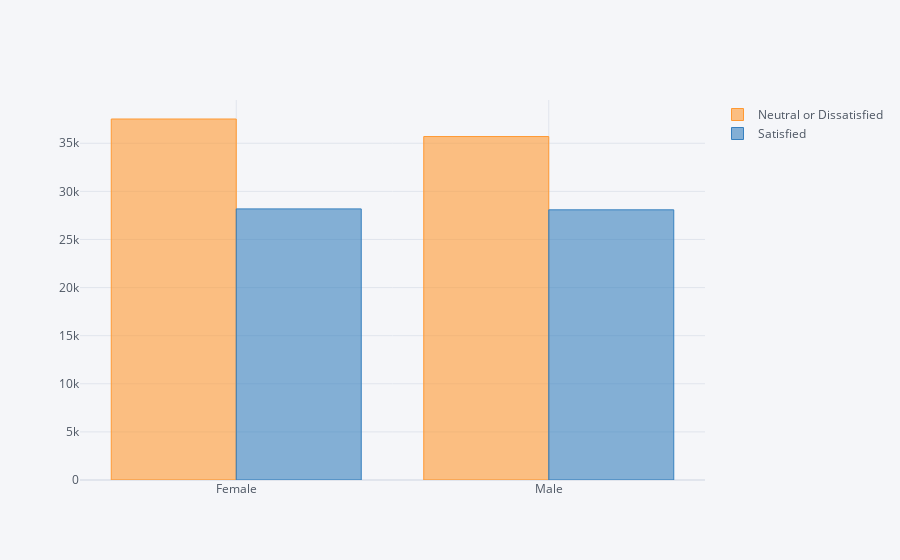
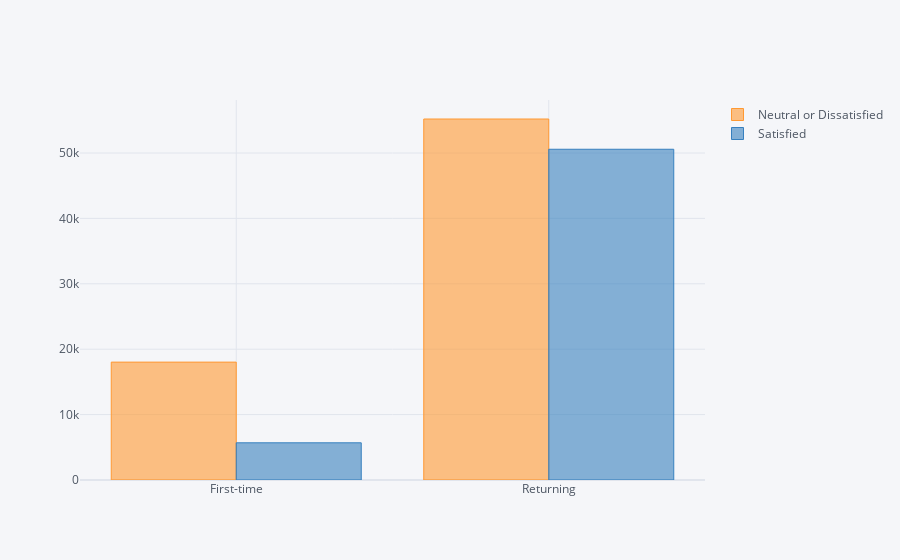
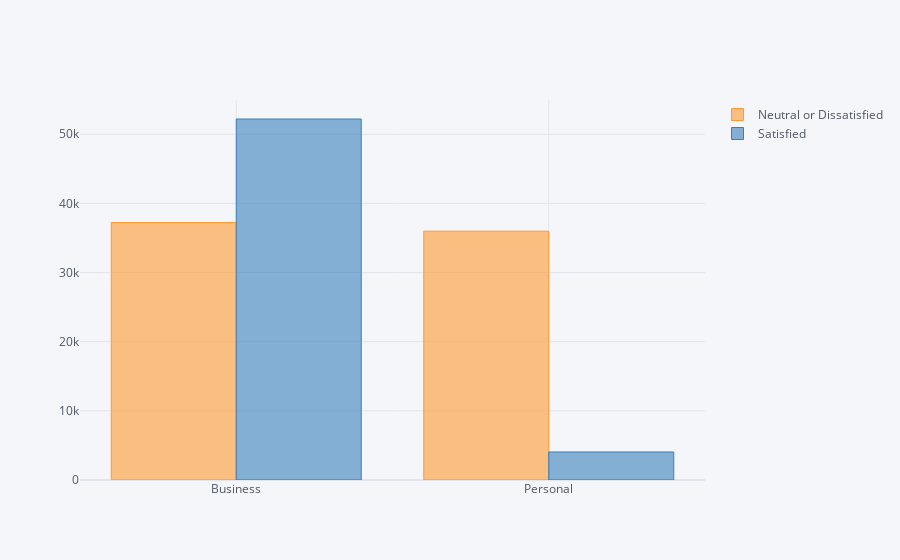
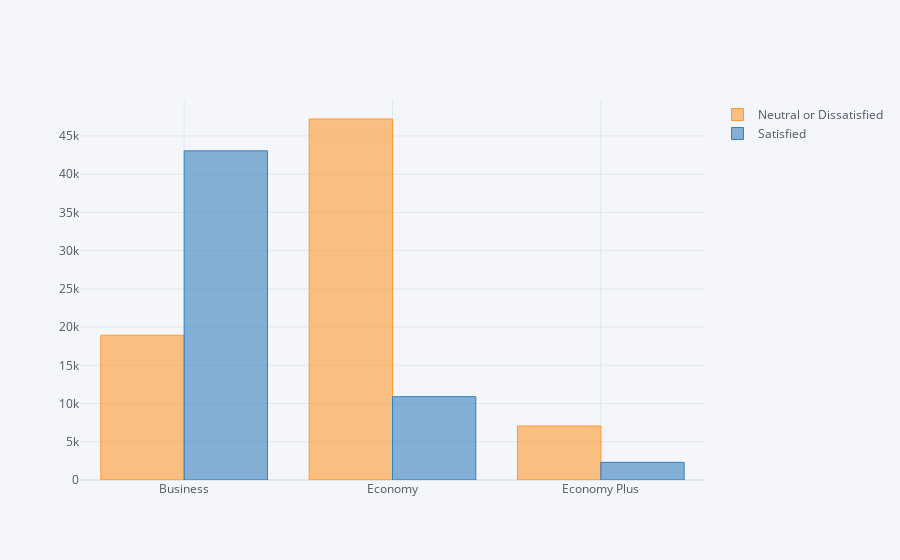

These figures' notebook cell, in order:
### Markdown cell above
### IDV Objective With DV

### Code cell
EDA_obj(df, Objcols, target)

### Figure 1 — Plotly figure (JSON) as saved in the notebook; plotly's stock layout.template omitted (floating-point values rounded to 4 significant figures)
{"data": [{"marker": {"color": "rgba(255, 153, 51, 0.6)", "line": {"color": "rgba(255, 153, 51, 1.0)", "width": 1}}, "name": "Neutral or Dissatisfied", "orientation": "v", "text": "", "type": "bar", "x": ["Female", "Male"], "y": [37524, 35701]}, {"marker": {"color": "rgba(55, 128, 191, 0.6)", "line": {"color": "rgba(55, 128, 191, 1.0)", "width": 1}}, "name": "Satisfied", "orientation": "v", "text": "", "type": "bar", "x": ["Female", "Male"], "y": [28179, 28083]}], "layout": {"legend": {"bgcolor": "#F5F6F9", "font": {"color": "#4D5663"}}, "paper_bgcolor": "#F5F6F9", "plot_bgcolor": "#F5F6F9", "title": {"font": {"color": "#4D5663"}}, "xaxis": {"gridcolor": "#E1E5ED", "showgrid": true, "tickfont": {"color": "#4D5663"}, "title": {"font": {"color": "#4D5663"}, "text": ""}, "zerolinecolor": "#E1E5ED"}, "yaxis": {"gridcolor": "#E1E5ED", "showgrid": true, "tickfont": {"color": "#4D5663"}, "title": {"font": {"color": "#4D5663"}, "text": ""}, "zerolinecolor": "#E1E5ED"}}}

### Figure 2 — Plotly figure (JSON) as saved in the notebook; plotly's stock layout.template omitted (floating-point values rounded to 4 significant figures)
{"data": [{"marker": {"color": "rgba(255, 153, 51, 0.6)", "line": {"color": "rgba(255, 153, 51, 1.0)", "width": 1}}, "name": "Neutral or Dissatisfied", "orientation": "v", "text": "", "type": "bar", "x": ["First-time", "Returning"], "y": [18026, 55199]}, {"marker": {"color": "rgba(55, 128, 191, 0.6)", "line": {"color": "rgba(55, 128, 191, 1.0)", "width": 1}}, "name": "Satisfied", "orientation": "v", "text": "", "type": "bar", "x": ["First-time", "Returning"], "y": [5688, 50574]}], "layout": {"legend": {"bgcolor": "#F5F6F9", "font": {"color": "#4D5663"}}, "paper_bgcolor": "#F5F6F9", "plot_bgcolor": "#F5F6F9", "title": {"font": {"color": "#4D5663"}}, "xaxis": {"gridcolor": "#E1E5ED", "showgrid": true, "tickfont": {"color": "#4D5663"}, "title": {"font": {"color": "#4D5663"}, "text": ""}, "zerolinecolor": "#E1E5ED"}, "yaxis": {"gridcolor": "#E1E5ED", "showgrid": true, "tickfont": {"color": "#4D5663"}, "title": {"font": {"color": "#4D5663"}, "text": ""}, "zerolinecolor": "#E1E5ED"}}}

### Figure 3 — Plotly figure (JSON) as saved in the notebook; plotly's stock layout.template omitted (floating-point values rounded to 4 significant figures)
{"data": [{"marker": {"color": "rgba(255, 153, 51, 0.6)", "line": {"color": "rgba(255, 153, 51, 1.0)", "width": 1}}, "name": "Neutral or Dissatisfied", "orientation": "v", "text": "", "type": "bar", "x": ["Business", "Personal"], "y": [37238, 35987]}, {"marker": {"color": "rgba(55, 128, 191, 0.6)", "line": {"color": "rgba(55, 128, 191, 1.0)", "width": 1}}, "name": "Satisfied", "orientation": "v", "text": "", "type": "bar", "x": ["Business", "Personal"], "y": [52207, 4055]}], "layout": {"legend": {"bgcolor": "#F5F6F9", "font": {"color": "#4D5663"}}, "paper_bgcolor": "#F5F6F9", "plot_bgcolor": "#F5F6F9", "title": {"font": {"color": "#4D5663"}}, "xaxis": {"gridcolor": "#E1E5ED", "showgrid": true, "tickfont": {"color": "#4D5663"}, "title": {"font": {"color": "#4D5663"}, "text": ""}, "zerolinecolor": "#E1E5ED"}, "yaxis": {"gridcolor": "#E1E5ED", "showgrid": true, "tickfont": {"color": "#4D5663"}, "title": {"font": {"color": "#4D5663"}, "text": ""}, "zerolinecolor": "#E1E5ED"}}}

### Figure 4 — Plotly figure (JSON) as saved in the notebook; plotly's stock layout.template omitted (floating-point values rounded to 4 significant figures)
{"data": [{"marker": {"color": "rgba(255, 153, 51, 0.6)", "line": {"color": "rgba(255, 153, 51, 1.0)", "width": 1}}, "name": "Neutral or Dissatisfied", "orientation": "v", "text": "", "type": "bar", "x": ["Business", "Economy", "Economy Plus"], "y": [18940, 47215, 7070]}, {"marker": {"color": "rgba(55, 128, 191, 0.6)", "line": {"color": "rgba(55, 128, 191, 1.0)", "width": 1}}, "name": "Satisfied", "orientation": "v", "text": "", "type": "bar", "x": ["Business", "Economy", "Economy Plus"], "y": [43050, 10902, 2310]}], "layout": {"legend": {"bgcolor": "#F5F6F9", "font": {"color": "#4D5663"}}, "paper_bgcolor": "#F5F6F9", "plot_bgcolor": "#F5F6F9", "title": {"font": {"color": "#4D5663"}}, "xaxis": {"gridcolor": "#E1E5ED", "showgrid": true, "tickfont": {"color": "#4D5663"}, "title": {"font": {"color": "#4D5663"}, "text": ""}, "zerolinecolor": "#E1E5ED"}, "yaxis": {"gridcolor": "#E1E5ED", "showgrid": true, "tickfont": {"color": "#4D5663"}, "title": {"font": {"color": "#4D5663"}, "text": ""}, "zerolinecolor": "#E1E5ED"}}}
